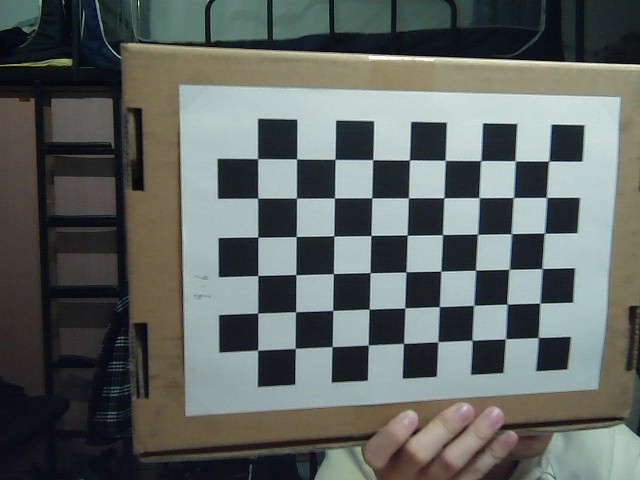
#> input picture StereoCalibration/images/LEFT/b8/1 baseline = 8.jpg, 640 x 480 px; its folder holds 4 pictures in this run
$ python test_Stereo_Calbi_1.py
#> lines starting #> are read from the running program, lines starting #| are printed output that depends on the picture
import cv2
import os
import glob
import numpy as np

leftpath = './StereoCalibration/images/LEFT/b8'
rightpath = './StereoCalibration/images/RIGHT/b8'
CHECKERBOARD = (9,6)  #棋盘格内角点数
square_size = (25,25)   #棋盘格大小，单位mm
criteria = (cv2.TERM_CRITERIA_EPS + cv2.TERM_CRITERIA_MAX_ITER, 30, 0.001)
imgpoints_l = []    #存放左图像坐标系下角点位置
imgpoints_r = []    #存放左图像坐标系下角点位置
objpoints = []   #存放世界坐标系下角点位置
objp = np.zeros((1, CHECKERBOARD[0]*CHECKERBOARD[1], 3), np.float32)
objp[0,:,:2] = np.mgrid[0:CHECKERBOARD[0], 0:CHECKERBOARD[1]].T.reshape(-1, 2)
objp[0,:,0] *= square_size[0]
objp[0,:,1] *= square_size[1]

images_l = glob.glob('./StereoCalibration/images/LEFT/b8/*.jpg')
images_r = glob.glob('./StereoCalibration/images/RIGHT/b8/*.jpg')
for ii in range(len(images_l)):
    img_l = cv2.imread(images_l[ii])
#> img_l is the input picture: shape (480, 640, 3); mean B, G, R 98.2, 101.5, 95.7
    gray_l = cv2.cvtColor(img_l,cv2.COLOR_BGR2GRAY)
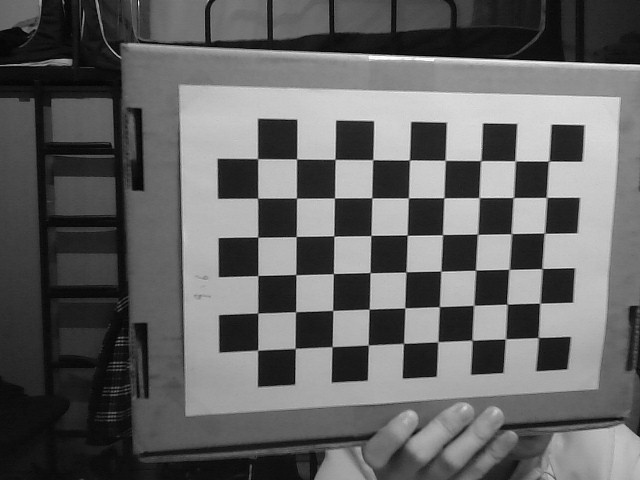
#> gray_l: shape (480, 640); min 0, max 255, mean 99.4
    img_r = cv2.imread(images_r[ii])
    gray_r = cv2.cvtColor(img_r,cv2.COLOR_BGR2GRAY)
    ret_l, corners_l = cv2.findChessboardCorners(gray_l, CHECKERBOARD)   #检测棋盘格内角点
#> ret_l = True; corners_l = 54 rows, first 8: [538.1, 337.5], [505.3, 339.1], [472, 340.1], [437.9, 341.7], [403.5, 343.4], [368.3, 344.9], [332.1, 346.7], [295.3, 348.4]
    ret_r, corners_r = cv2.findChessboardCorners(gray_r, CHECKERBOARD)
#> ret_r = True; corners_r has the same summary as corners_l
    if ret_l and ret_r:
        objpoints.append(objp)
        corners2_l = cv2.cornerSubPix(gray_l,corners_l,(11,11),(-1,-1),criteria)
#> corners2_l = 54 rows, first 8: [538.2, 337.5], [505.5, 338.8], [472.1, 340.2], [437.8, 341.8], [403.5, 343.3], [368.3, 345.1], [332.1, 346.6], [295.2, 348.4]
        imgpoints_l.append(corners2_l)
        corners2_r = cv2.cornerSubPix(gray_r,corners_r,(11,11),(-1,-1),criteria)
#> corners2_r has the same summary as corners2_l
        imgpoints_r.append(corners2_r)
#> pass 2 of the loop `for ii in range(len(images_l)):`:
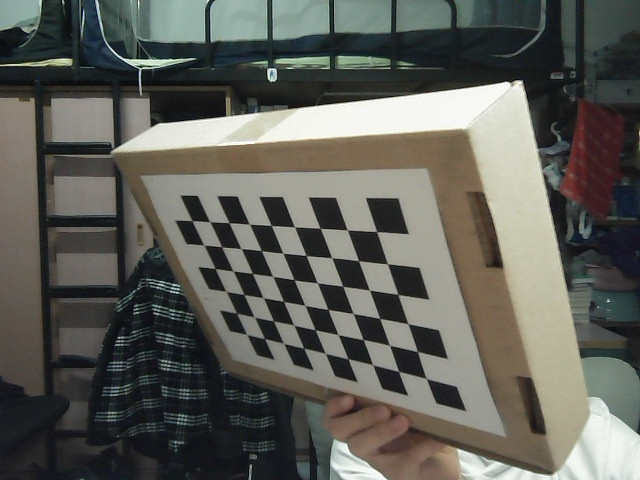
#> input picture StereoCalibration/images/LEFT/b8/10 baseline = 8.jpg, 640 x 480 px
#> img_l is the input picture: shape (480, 640, 3); mean B, G, R 88.8, 95.2, 94.9
#> `gray_l = cv2.cvtColor(img_l,cv2.COLOR_BGR2GRAY)`:
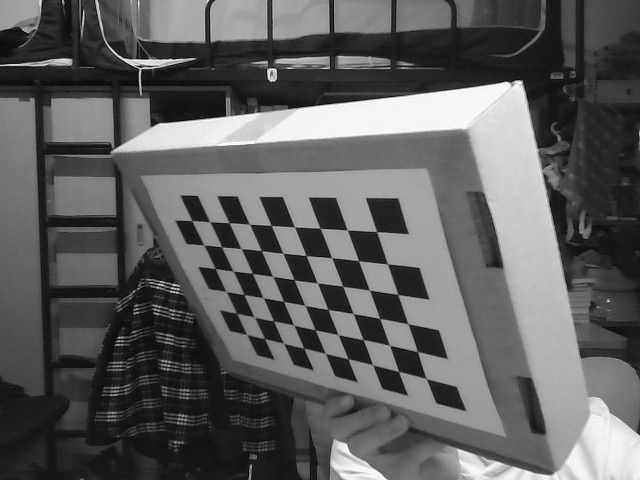
#> gray_l: shape (480, 640); min 1, max 255, mean 94.4
#> corners_l = 54 rows, first 8: [426, 378.5], [398.4, 371.4], [373.3, 365.5], [348.2, 359], [325.5, 353.5], [303.6, 348.3], [284.5, 344], [264.4, 338.7]
#> corners_r has the same summary as corners_l
#> corners2_l = 54 rows, first 8: [426.2, 378.5], [398.5, 371.4], [372.6, 364.7], [347.9, 358.8], [325.3, 353.4], [303.7, 348.2], [283.4, 343.2], [263.7, 338.6]
#> corners2_r has the same summary as corners2_l
#> pass 3 of the loop `for ii in range(len(images_l)):`:
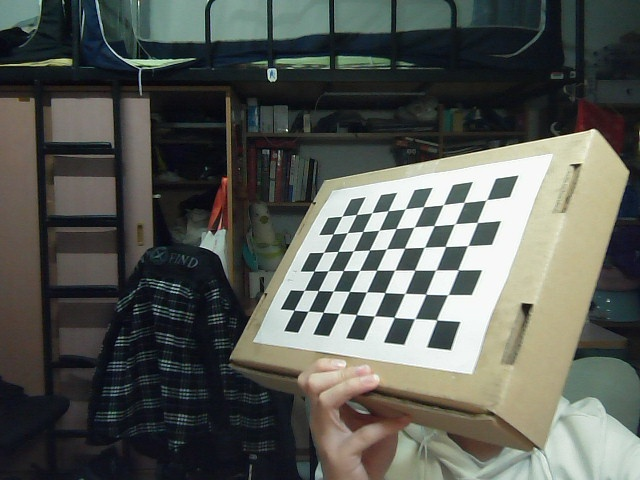
#> input picture StereoCalibration/images/LEFT/b8/11 baseline = 8.jpg, 640 x 480 px
#> img_l is the input picture: shape (480, 640, 3); mean B, G, R 84.3, 89.8, 86.9
#> `gray_l = cv2.cvtColor(img_l,cv2.COLOR_BGR2GRAY)`:
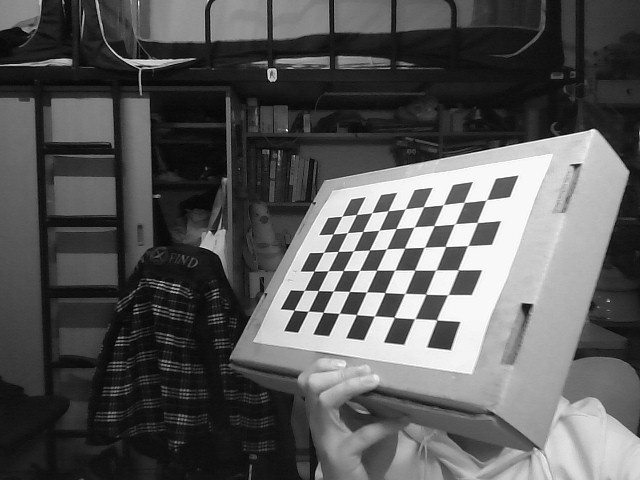
#> gray_l: shape (480, 640); min 0, max 255, mean 88.3
#> corners_l = 54 rows, first 8: [436.7, 319.9], [414.8, 318.5], [394.1, 317.3], [374.3, 316], [356.4, 314.5], [339, 313.5], [323.2, 312.3], [308, 311.3]
#> corners_r has the same summary as corners_l
#> corners2_l = 54 rows, first 8: [436.6, 319.8], [414.6, 318.6], [394.2, 317.4], [374.4, 315.9], [356.4, 314.5], [339, 313.3], [321.4, 312], [302.5, 310.6]
#> corners2_r has the same summary as corners2_l
#> the loop made 4 passes; the first 3 are shown
        #img = cv2.drawChessboardCorners(img, CHECKERBOARD, corners2,ret)
        #cv2.imwrite('./ChessboardCornersimg.jpg', img)
ret, mtx_l, dist_l, rvecs_l, tvecs_l = cv2.calibrateCamera(objpoints, imgpoints_l, gray_l.shape[::-1],None,None)  #先分别做单目标定
ret, mtx_r, dist_r, rvecs_r, tvecs_r = cv2.calibrateCamera(objpoints, imgpoints_r, gray_r.shape[::-1],None,None)

# flags = 0
# # flags |= cv2.CALIB_FIX_ASPECT_RATIO
# flags |= cv2.CALIB_USE_INTRINSIC_GUESS
# flags |= cv2.CALIB_SAME_FOCAL_LENGTH
# # flags |= cv2.CALIB_ZERO_TANGENT_DIST
# flags |= cv2.CALIB_RATIONAL_MODEL
# # flags |= cv2.CALIB_FIX_INTRINSIC
# # flags |= cv2.CALIB_FIX_K1
# # flags |= cv2.CALIB_FIX_K2
# # flags |= cv2.CALIB_FIX_K3
# # flags |= cv2.CALIB_FIX_K4
# # flags |= cv2.CALIB_FIX_K5
# # flags |= cv2.CALIB_FIX_K6
# stereocalib_criteria = (cv2.TERM_CRITERIA_COUNT +
#                         cv2.TERM_CRITERIA_EPS, 100, 1e-5)

# retval, cameraMatrix1, distCoeffs1, cameraMatrix2, distCoeffs2, R, T, E, F = \
#     cv2.stereoCalibrate(objpoints, imgpoints_l, imgpoints_r, mtx_l, dist_l, mtx_r, dist_r, gray_l.shape[::-1], criteria=stereocalib_criteria, flags=flags)   #再做双目标定

retval, cameraMatrix1, distCoeffs1, cameraMatrix2, distCoeffs2, R, T, E, F = \
    cv2.stereoCalibrate(objpoints, imgpoints_l, imgpoints_r, mtx_l, dist_l, mtx_r, dist_r, gray_l.shape[::-1])   #再做双目标定


print("stereoCalibrate : \n")
print('retval:')
print(retval)
print("Camera matrix left : \n")
print(cameraMatrix1)
print("distCoeffs left  : \n")
print(distCoeffs1)
print("cameraMatrix right : \n")
print(cameraMatrix2)
print("distCoeffs right : \n")
print(distCoeffs2)
print("R : \n")
print(R)
print("T : \n")
print(T)
print("E : \n")
print(E)
print("F : \n")
print(F)

np.savetxt('./StereoCalibration/Params/Rotation.csv', R, fmt='%f', delimiter=',')
np.savetxt('./StereoCalibration/Params/Trans.csv', T, fmt='%f', delimiter=',')
np.savetxt('./StereoCalibration/Params/L_matrix.csv', cameraMatrix1, fmt='%f', delimiter=',')
np.savetxt('./StereoCalibration/Params/L_dist.csv', distCoeffs1, fmt='%f', delimiter=',')
np.savetxt('./StereoCalibration/Params/R_matrix.csv', cameraMatrix2, fmt='%f', delimiter=',')
np.savetxt('./StereoCalibration/Params/R_dist.csv', distCoeffs2, fmt='%f', delimiter=',')
